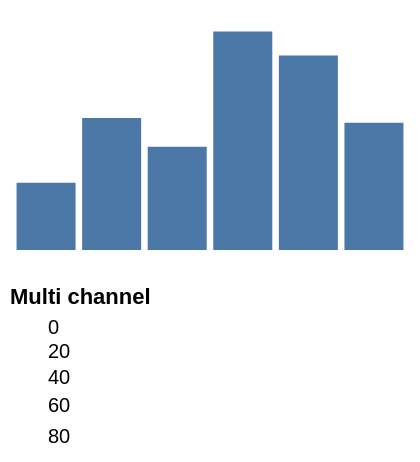

The Vega-Lite source for this figure:
### Vega specification from a JSON file in a GitHub repository (floating-point values rounded to 4 significant figures)
{"width": 200, "height": 120, "padding": 5, "data": [{"name": "t", "values": [{"a": "Alpha", "b": 28, "c": "x", "d": 1}, {"a": "Bravo", "b": 55, "c": "y", "d": 2}, {"a": "Charlie", "b": 43, "c": "x", "d": 3}, {"a": "Delta", "b": 91, "c": "z", "d": 4}, {"a": "Echo", "b": 81, "c": "y", "d": 5}, {"a": "Foxtrot", "b": 53, "c": "z", "d": 6}]}], "scales": [{"name": "x", "type": "band", "domain": {"data": "t", "field": "a"}, "range": "width", "padding": 0.1}, {"name": "y", "type": "linear", "domain": {"data": "t", "field": "b"}, "range": "height", "nice": true}, {"name": "color", "type": "ordinal", "domain": {"data": "t", "field": "c"}, "range": {"scheme": "category10"}}, {"name": "ramp", "type": "linear", "domain": {"data": "t", "field": "d"}, "range": {"scheme": "blues"}}, {"name": "size", "type": "linear", "domain": {"data": "t", "field": "b"}, "range": [10, 200]}, {"name": "shape", "type": "ordinal", "domain": {"data": "t", "field": "c"}, "range": "symbol"}, {"name": "quant", "type": "quantize", "domain": [0, 100], "range": {"scheme": "greens", "count": 4}}], "marks": [{"type": "rect", "from": {"data": "t"}, "encode": {"enter": {"x": {"scale": "x", "field": "a"}, "width": {"scale": "x", "band": 1}, "y": {"scale": "y", "field": "b"}, "y2": {"scale": "y", "value": 0}}}}], "legends": [{"fill": "color", "size": "size", "shape": "shape", "title": "Multi channel", "orient": "bottom"}]}
